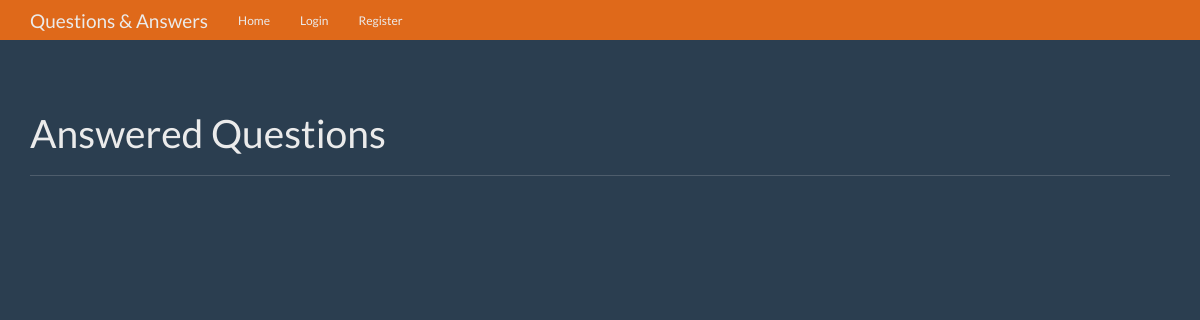
The app's page /, older data.
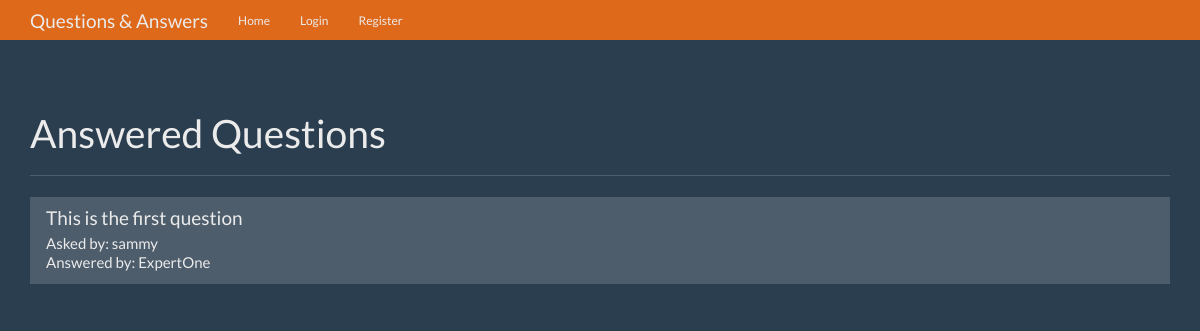
The same page, newer data.
### models.py (models this page shows, shortened)
class Question(db.Model):
    id = db.Column(db.Integer, primary_key=True)
    question = db.Column(db.Text)
    answer = db.Column(db.Text)
    asked_by_id = db.Column(db.Integer, db.ForeignKey('user.id'))
    expert_id = db.Column(db.Integer, db.ForeignKey('user.id'))

class User(UserMixin, db.Model):
    id = db.Column(db.Integer, primary_key=True)
    name = db.Column(db.String(50))
    password = db.Column(db.String(100))
    expert = db.Column(db.Boolean)
    admin = db.Column(db.Boolean)
    questions_asked = db.relationship(
        'Question',
        foreign_keys='Question.asked_by_id',
        backref='asker',
        lazy=True
    )
    answers_requested = db.relationship(
        'Question',
        foreign_keys='Question.expert_id',
        backref='expert',
        lazy=True
    )
    @property
    def unhashed_password(self):
        raise AttributeError('Cannot view unhashed password!')

### routes/main.py (the view)
@main.route('/')
def index():
    questions = Question.query.filter(Question.answer != None).all()
    context = {
        'questions' : questions
    }
    return render_template('home.html', **context)

### templates/home.html (shortened to what this page needs)
{% extends 'base.html' %}
{% block content %}
      <div class="page-header">
        <h1>Answered Questions</h1>
      </div>
      <div class="row">
        <div class="col-lg-12">
          <div class="list-group">
            {% for question in questions %}
              <a href="{{ url_for('main.question', question_id=question.id) }}" class="list-group-item">
                <h4 class="list-group-item-heading">{{ question.question }}</h4>
                <p class="list-group-item-text">Asked by: {{ question.asker.name }}</p>
                <p class="list-group-item-text">Answered by: {{ question.expert.name }}</p>
              </a>
            {% endfor %}
          </div>
        </div>
      </div>
{% endblock %}

Row changes from the older to the newer data that the page shows:
added Question: question "This is the first question", asker.name "sammy", expert.name "ExpertOne"
